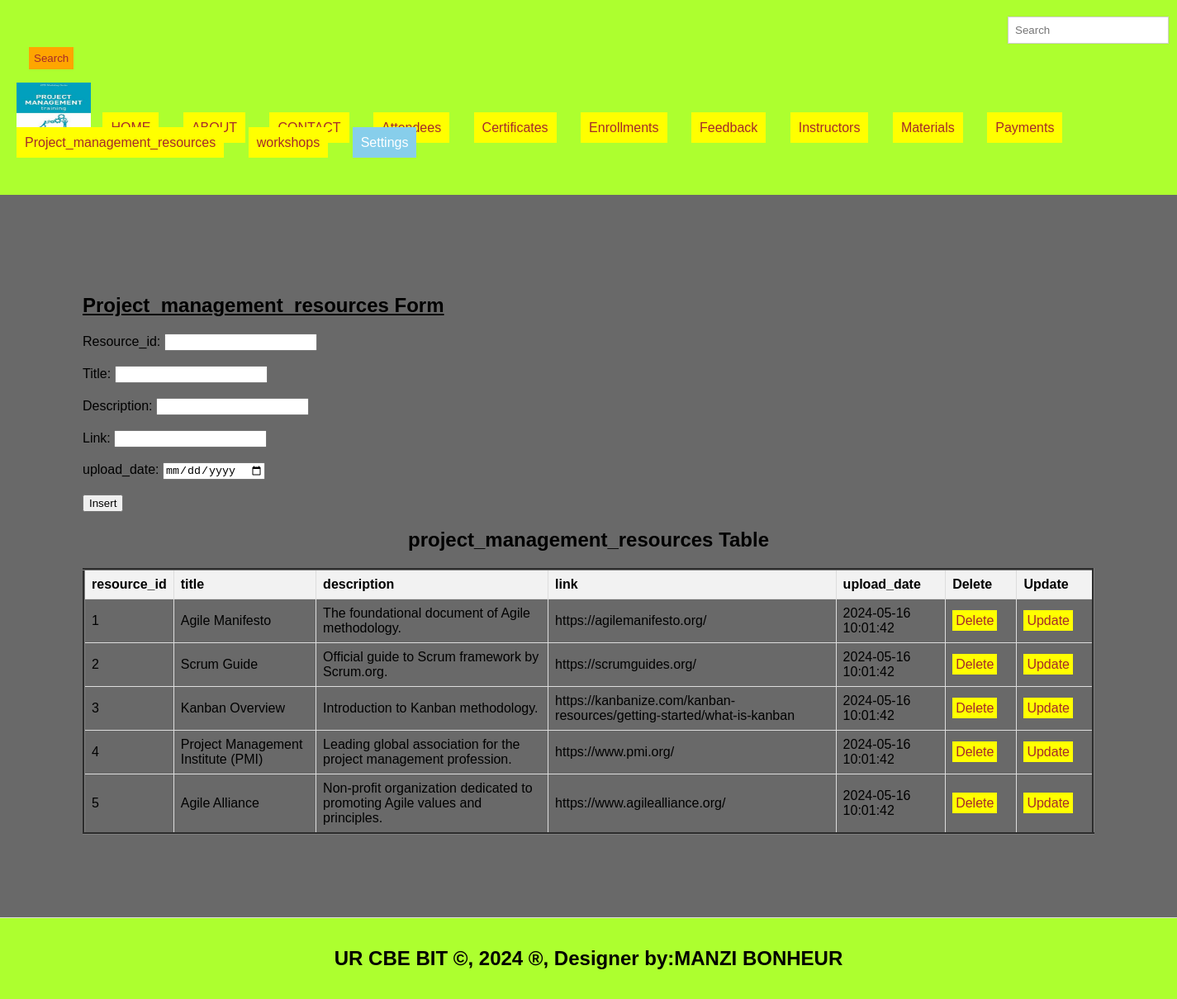
Page /project_management_resources.php on the committed database.
### tables this page shows
CREATE TABLE `project_management_resources` (
  `resource_id` int(11) NOT NULL,
  `title` varchar(100) DEFAULT NULL,
  `description` text DEFAULT NULL,
  `link` varchar(255) DEFAULT NULL,
  `upload_date` timestamp NOT NULL DEFAULT current_timestamp()
);

### project_management_resources.php (the view, shortened to what this page needs)
<!DOCTYPE html>
<html lang="en">
<head>
  <link rel="stylesheet" type="text/css" href="mystyle.css" title="style 1" media="screen, tv, projection, handheld, print"/>
  </head>
  <header>
<body bgcolor="dimgray">
  <form class="d-flex" role="search" action="search.php">
      <input class="form-control me-2" type="search" placeholder="Search" aria-label="Search" name="query">
      <button class="btn btn-outline-success" type="submit">Search</button>
    </form>
  <ul style="list-style-type: none; padding: 0;">
    <li style="display: inline; margin-right: 10px;">
    <img src="./image/logos.jpeg" width="90" height="60" alt="Logo">
  </li>
    <li style="display: inline; margin-right: 10px;"><a href="./home.html">HOME</a>
  </li>
    <li style="display: inline; margin-right: 10px;"><a href="./about.html">ABOUT</a>
  </li>
    <li style="display: inline; margin-right: 10px;"><a href="./contact.html">CONTACT</a>
  </li>
    <li style="display: inline; margin-right: 10px;"><a href="./attendees.php">Attendees</a>
  </li>
    <li style="display: inline; margin-right: 10px;"><a href="./certificates.php">Certificates</a>
  </li>
    <li style="display: inline; margin-right: 10px;"><a href="./enrollments.php">Enrollments</a>
  </li>
    <li style="display: inline; margin-right: 10px;"><a href="./feedback.php">Feedback</a>
  </li>
    <li style="display: inline; margin-right: 10px;"><a href="./instructors.php">Instructors</a>
  </li>  <li style="display: inline; margin-right: 10px;"><a href="./materials.php">Materials</a>
  </li>
    <li style="display: inline; margin-right: 10px;"><a href="./payments.php">Payments</a>
  </li>
    <li style="display: inline; margin-right: 10px;"><a href="./project_management_resources.php">Project_management_resources</a>
  </li>
<li style="display: inline; margin-right: 10px;"><a href="./workshops.php">workshops</a>
  </li>
    <li class="dropdown" style="display: inline; margin-right: 10px;">
      <a href="#" style="padding: 10px; color: white; background-color: skyblue; text-decoration: none; margin-right: 15px;">Settings</a>
    </li><br><br>
  </ul>
</header>
<section>
   <h1><u>Project_management_resources Form</u></h1>
<form method="post" onsubmit="return confirmInsert();">
    <label for="resource_id">Resource_id:</label>
    <input type="number" id="driver_id" name="driver_id" required><br><br>
    <label for="title">Title:</label>
    <input type="number" id="user_id" name="user_id" required><br><br>
    <label for="description">Description:</label>
    <input type="text" id="license_number" name="license_number" required><br><br>
    <label for="link">Link:</label>
    <input type=text id="car_model" name="car_model" required><br><br>
    <label for="upload_date">upload_date:</label>
    <input type="date" id="capacity" name="capacity" required><br><br>
    <input type="submit" name="add" value="Insert">
</form>
<!DOCTYPE html>
<html>
<head>
</head>
<body>
    <center><h2>project_management_resources Table</h2></center>
    <table border="3">
        <tr>
            <th>resource_id</th>
            <th>title</th>
            <th>description</th>
            <th>link</th>
            <th>upload_date</th>
            <th>Delete</th>
            <th>Update</th>
        </tr>
<?php
include('db_connection.php');
$sql = "SELECT * FROM project_management_resources";
$result = $connection->query($sql);
if ($result->num_rows > 0) {
    while ($row = $result->fetch_assoc()) {
        $resource_id = $row['resource_id'];
        echo "<tr>
            <td>" . $row['resource_id'] . "</td>
            <td>" . $row['title'] . "</td>
            <td>" . $row['description'] . "</td>
            <td>" . $row['link'] . "</td>
            <td>" . $row['upload_date'] . "</td>
            <td><a style='padding:4px' href='delete_project_management_resources.php?resource_id=$resource_id'>Delete</a></td>
            <td><a style='padding:4px' href='update_project_management_resources.php?resource_id=$resource_id'>Update</a></td>
        </tr>";
    }
} else {
    echo "<tr><td colspan='7'>No data found</td></tr>";
}
?>
    </table>
</body>
</section>
<footer>
  <center>
   <b><h2>UR CBE BIT &copy, 2024 &reg, Designer by:MANZI BONHEUR</h2></b>
  </center>
</footer>
</body>
</html>

### mystyle.css (style rules this page uses)
body { font-family: Arial, sans-serif; margin: 0; padding: 0; }
.form-control { padding: 8px; margin-left: 4px; border: 1px solid #ccc; }
.btn { padding: 6px; background-color: orange; color: brown; border: none; }
.dropdown { position: relative; display: inline; margin-right: 10px; }
body { font-family: Arial,sans-serif; margin:0; padding:0; }
header { background-color:greenyellow; padding: 20px; }
.dropdown { position: right; display:right; direction:rtl; }
section { padding:100px; border-bottom: 1px solid #ddd; }
footer { text-align: center; padding: 15px; background-color:greenyellow; }

### project_management_resources.php (style rules this page uses)
a { padding: 10px; color: white; background-color: yellow; text-decoration: none; margin-right: 15px; }
a:link { color: brown; }
button.btn { margin-left: 15px; margin-top: 4px; }
input.form-control { margin-left: 1200px; padding: 8px; }
table { width: 100%; border-collapse: collapse; }
th, td { border: 1px solid #ddd; padding: 8px; text-align: left; }
th { background-color: #f2f2f2; }

### rows in the picture
project_management_resources: resource_id "1", title "Agile Manifesto", description "The foundational document of Agile methodology.", link "https://agilemanifesto.org/", upload_date "2024-05-16 10:01:42"
project_management_resources: resource_id "2", title "Scrum Guide", description "Official guide to Scrum framework by Scrum.org.", link "https://scrumguides.org/", upload_date "2024-05-16 10:01:42"
project_management_resources: resource_id "3", title "Kanban Overview", description "Introduction to Kanban methodology.", link "https://kanbanize.com/kanban-resources/getting-started/what-is-kanban", upload_date "2024-05-16 10:01:42"
project_management_resources: resource_id "4", title "Project Management Institute (PMI)", description "Leading global association for the project management profession.", link "https://www.pmi.org/", upload_date "2024-05-16 10:01:42"
project_management_resources: resource_id "5", title "Agile Alliance", description "Non-profit organization dedicated to promoting Agile values and principles.", link "https://www.agilealliance.org/", upload_date "2024-05-16 10:01:42"
